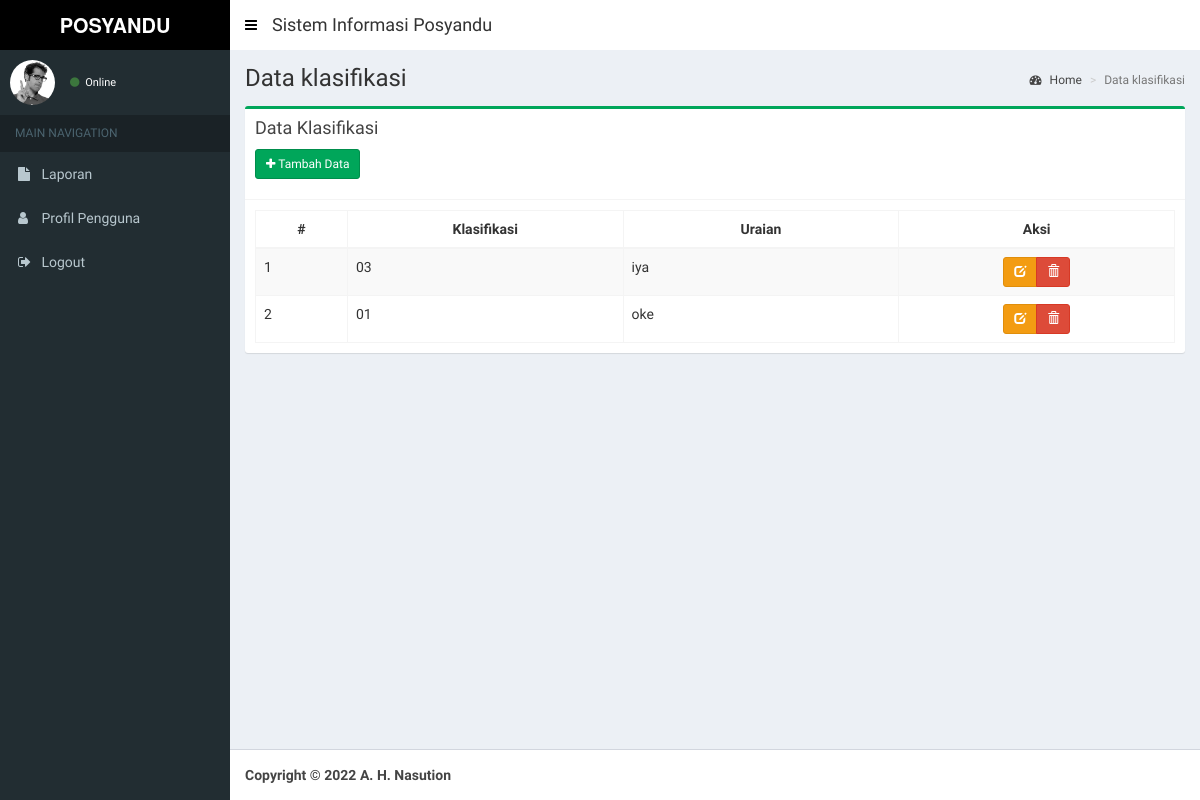
Before: /index.php/klasifikasi with the older database file.
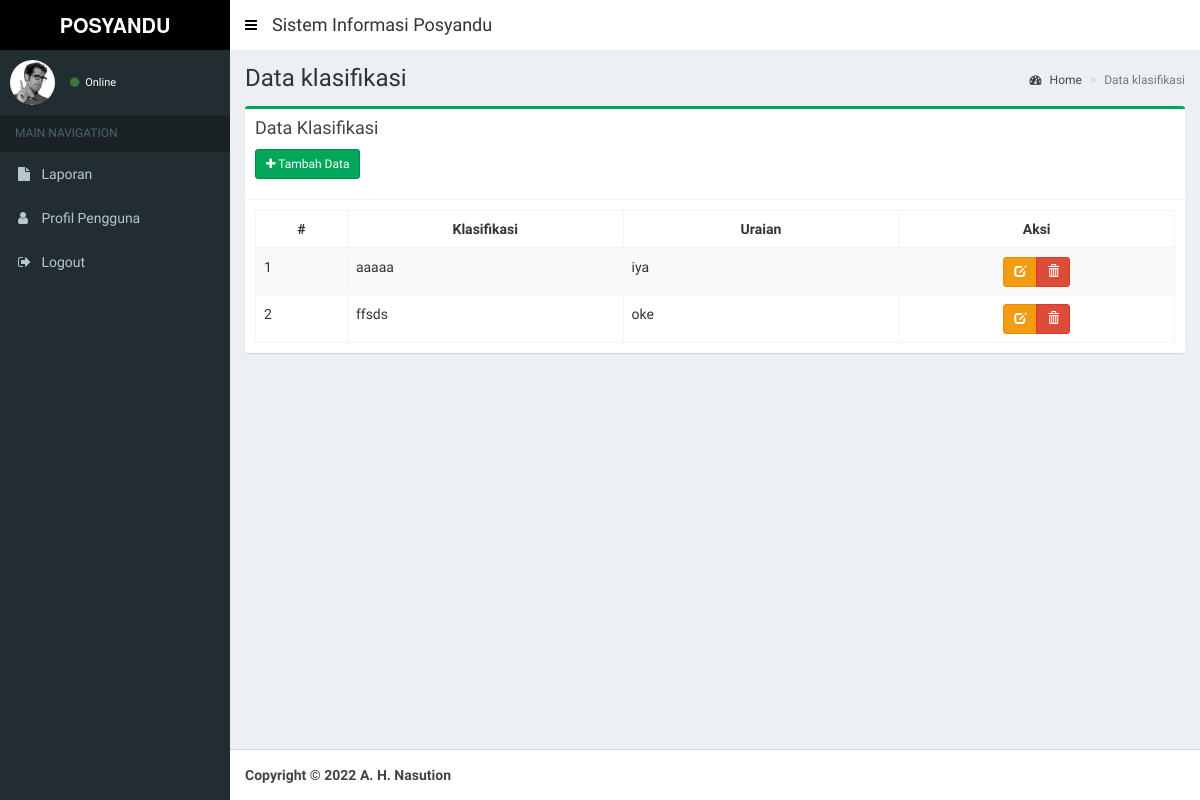
After: the same page with the newer database file.
### tables this page shows
CREATE TABLE `klasifikasi` (
  `kode_klasifikasi` int NOT NULL,
  `klasifikasi` varchar(50) NOT NULL,
  `uraian` varchar(100) NOT NULL
);

### application/views/layout/v_content.php (called while the page is built, shortened)
 	<?php
	if ($content)
	{
		$this->load->view($content);
	}
?>

### application/controllers/Klasifikasi.php (called while the page is built, shortened)
<?php
class klasifikasi extends CI_Controller {
	public function __construct()
	{
		$this->load->model('klasifikasi_model', 'klasifikasi');
		$this->load->helper('tgl_indo');
		$this->load->helper('security');
	}
	public function index()
	{
		$data = array(
			'title'			=> 'SISTEM SURAT',
			'judul'			=> 'Data klasifikasi',
			'data' 			=> $this->klasifikasi->tabel()->result(),
			'content'		=> 'klasifikasi/v_content',
			'ajax'	 		=> 'klasifikasi/v_ajax'
		);
		$this->load->view('layout/v_wrapper', $data, FALSE);
	}
}

### index.php (called while the page is built, shortened)
<?php
require_once BASEPATH.'core/CodeIgniter.php';

### application/models/Klasifikasi_model.php (called while the page is built, shortened)
<?php
class Klasifikasi_model extends CI_Model {
	public function tabel($where = null)
	{
		if($where == null){
			$this->db->select('*');
			$this->db->from('klasifikasi');
			$this->db->order_by('klasifikasi.kode_klasifikasi', 'Asc');
			$query = $this->db->get();
		}else{
			$this->db->select('*');
			$this->db->from('klasifikasi');
			$this->db->order_by('klasifikasi.kode_klasifikasi', 'Asc');
			$this->db->where($where);
			$query = $this->db->get();
		}
		return $query;
	}
}

### application/views/klasifikasi/v_content.php (the view, shortened to what this page needs)
<section class="content-header">
  <h1>
    <?= $judul ?>
  </h1>
  <ol class="breadcrumb">
    <li><a href="<?= base_url() ?>dashboard"><i class="fa fa-dashboard"></i> Home</a></li>
    <li class="active"><?= $judul ?></li>
  </ol>
</section>
<section class="content">
  <div class="row">
    <div class="col-xs-12">
      <div class="box box-success">
        <div class="box-header with-border">
          <h3 class="box-title">Data Klasifikasi</h3>
          <div style="padding-top: 10px;">
          <p><a href="<?= base_url(); ?>klasifikasi/add" class="btn btn-sm btn-success icon-btn"><i class="fa fa-plus"></i> Tambah Data</a></p>
          </div>
        </div>
        <div class="box-body">
          <table id="example1" class="table table-bordered table-striped" style="width: 100%;">
              <thead>
                  <tr>
                      <th style="width: 5%;text-align: center;">#</th>
                      <th style="width: 15%;text-align: center;">Klasifikasi</th>
                      <th style="width: 15%;text-align: center;">Uraian</th>
                      <th style="width: 15%;text-align: center;">Aksi</th>
                  </tr>
              </thead>
              <tbody>
                  <?php $total= 0; $no=1; foreach($data as $row){  ?>
                  <tr>
                      <td><?= $no++ ?></td>
                      <td><?= $row->klasifikasi ?></td>
                      <td><?= $row->uraian ?></td>
                      <td style="text-align: center;">
                          <form action="<?= base_url() ?>klasifikasi/delete/<?= $row->kode_klasifikasi ?>" method="post">
                              <div class="btn-group">
                                  <a href="<?= base_url() ?>klasifikasi/edit/<?= $row->kode_klasifikasi ?>" class=" btn btn-sm btn-warning" data-toggle="tooltip" title="Edit"><span class="glyphicon glyphicon-edit"></span></a>
                                  <button class="btn btn-sm btn-danger" type="submit" onclick="return confirm('Yakin ingin menghapus data?')" data-toggle="tooltip" title="Hapus"><span class="glyphicon glyphicon-trash"></span></button>
                              </div>
                          </form>
                      </td>
                  </tr>
                <?php } ?>
              </tbody>
          </table>
        </div>
      </div>
    </div>
  </div>
</section>

Changed rows visible on the page:
changed klasifikasi "iya": klasifikasi "03" → "aaaaa"
changed klasifikasi "oke": klasifikasi "01" → "ffsds"
